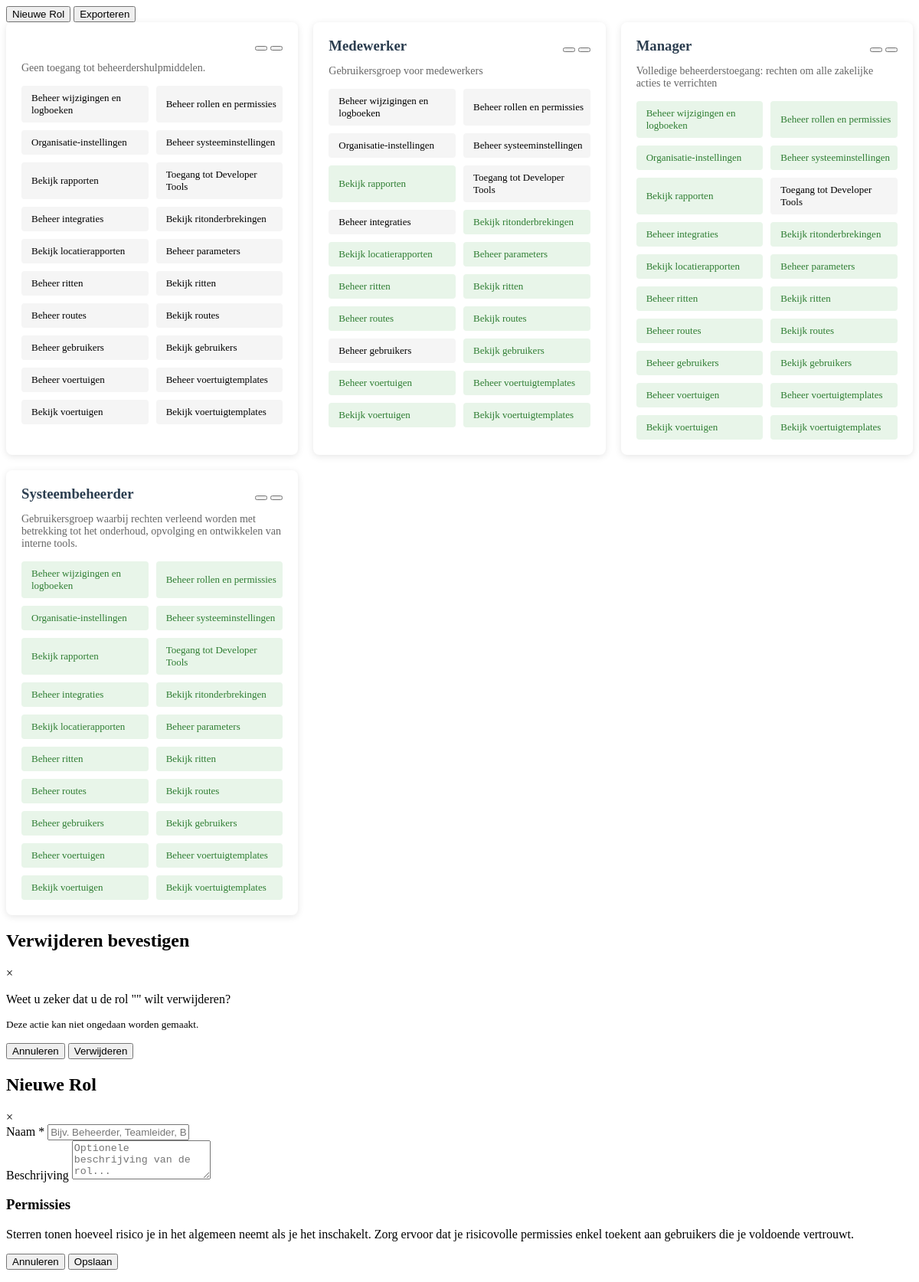
The app's page /src/tabs/user_groups.php with its own data.
### tables this page shows
CREATE TABLE `user_groups` (
  `id` int(11) NOT NULL,
  `name` varchar(255) NOT NULL,
  `description` varchar(2500) NOT NULL,
  `is_active` tinyint(1) DEFAULT 1,
  `created_at` timestamp NOT NULL DEFAULT current_timestamp(),
  `updated_at` timestamp NOT NULL DEFAULT current_timestamp() ON UPDATE current_timestamp()
);

CREATE TABLE `permissions` (
  `id` int(11) NOT NULL,
  `name` varchar(255) NOT NULL,
  `description` varchar(1000) DEFAULT NULL,
  `category` varchar(255) NOT NULL,
  `risk_grade` tinyint(4) NOT NULL,
  `created_at` timestamp NOT NULL DEFAULT current_timestamp(),
  `updated_at` timestamp NOT NULL DEFAULT current_timestamp() ON UPDATE current_timestamp()
);

### src/Core/Controller.php (called while the page is built, shortened)
<?php
abstract class Controller
{
    protected $modelClass;
    protected string $mode = self::PRIMARY_MODE;
    public function __construct($mode = self::PRIMARY_MODE)
    {
        $this->mode = strtolower($mode);
        if (!$this->modelClass) {
            $controllerName = (new \ReflectionClass($this))->getShortName();
            $modelName = str_replace('Controller', '', $controllerName);
            $this->modelClass = "App\\Models\\{$modelName}";
        }
    }
    protected function index($filters = [], $search = '', $page = 1, $limit = 50000)
    {
        try {
            if ($this->mode === self::PRIMARY_MODE) {
                $filters = json_decode(Request::get('filters', "{}"));
                $search = Request::get('search', '');
                $page = (int)Request::get('page', 1);
                $limit = (int)Request::get('limit', 20);
            }
            $model = $this->getModel();
            $result = $model::getPaginated($search, $page, $limit, $filters);
            return $this->success('Data opgehaald', $result);
        } catch (\Exception $e) {
            return $this->error('Fout bij ophalen data: ' . $e->getMessage());
        }
    }
    protected function getModel()
    {
        return $this->modelClass;
    }
    protected function success($message = 'Success', $data = null, $status = 200)
    {
        return $this->formatResponse([
            'success' => true,
            'message' => $message,
            'data'    => $data
        ], $status);
    }
    protected function formatResponse(array $payload, int $status = 200)
    {
        return $payload;
    }
}

### src/Core/Hook.php (called while the page is built, shortened)
<?php
class Hook
{
    private static array $hooks = [];
    public static function register(string $className, string $methodName, callable $callback, string $type = self::BEFORE, int $priority = 10): void
    {
        $key = self::buildKey($className, $methodName, $type);
        if (!isset(self::$hooks[$key])) {
            self::$hooks[$key] = [];
        }
        self::$hooks[$key][] = [
            'callback' => $callback,
            'priority' => $priority
        ];
        usort(self::$hooks[$key], function ($a, $b) {
            return $a['priority'] <=> $b['priority'];
        });
    }
    public static function execute(string $className, string $methodName, string $type, array $args = []): bool
    {
        $key = self::buildKey($className, $methodName, $type);
        if (!isset(self::$hooks[$key])) {
            return true;
        }
        return true;
    }
    private static function buildKey(string $className, string $methodName, string $type): string
    {
        return "{$className}::{$methodName}::{$type}";
    }
}

### src/Core/Hookable.php (called while the page is built, shortened)
<?php
trait Hookable
{
    public function __call($method, $args)
    {
        $className = get_class($this);
        $methodExists = method_exists($this, $method);
        $parentClass = get_parent_class($this);
        $parentHasMethod = $parentClass && method_exists($parentClass, $method);
        $beforeResult = Hook::execute($className, $method, Hook::BEFORE, $args);
        $reflectionMethod = new \ReflectionMethod($parentHasMethod ? $parentClass : $className, $method);
        $reflectionMethod->setAccessible(true);
        $result = $reflectionMethod->invokeArgs($this, $args);
        return $result;
    }
}

### src/Core/Request.php (called while the page is built, shortened)
<?php
class Request
{
    public static function get(string $key, $default = null)
    {
        return $_GET[$key] ?? $default;
    }
    public static function isAjaxRequest(): bool
    {
        return false;
    }
}

### src/Models/UserGroup.php (called while the page is built, shortened)
<?php
class UserGroup extends Model
{
    public static function getDashboardStats()
    {
        $db = Database::getConnection();
        $sql = "SELECT
    (SELECT COUNT(*) FROM user_groups) AS user_groups_count,
    (SELECT COUNT(*) FROM user_groups WHERE is_active = 1) AS active_user_groups_count
";
        $stmt = $db->prepare($sql);
        $stmt->execute();
        return $stmt->fetch(\PDO::FETCH_OBJ);
    }
}

### src/Core/Model.php (called while the page is built, shortened)
<?php
abstract class Model
{
    protected static $table;
    protected $primaryKey = 'id';
    protected $attributes = [];
    protected $fillable = [];
    public static function getPaginated($search = '', $page = 1, $limit = 20, $filters = [])
    {
        $db = Database::getConnection();
        $offset = ($page - 1) * $limit;
        $table = static::$table;
        $query = "SELECT * FROM {$table}";
        $params = [];
        $countQuery = "SELECT COUNT(*) as total FROM (" . str_replace("SELECT *", "SELECT 1", $query) . ") as count_table";
        $countStmt = $db->prepare($countQuery);
        $countStmt->execute($params);
        $total = (int)$countStmt->fetch()['total'];
        $query .= " ORDER BY created_at DESC LIMIT ? OFFSET ?";
        $params[] = $limit;
        $params[] = $offset;
        $stmt = $db->prepare($query);
        $stmt->execute($params);
        $data = $stmt->fetchAll(PDO::FETCH_ASSOC);
        $results = [];
        foreach ($data as $row) {
            $model = new static($row);
            $model->exists = true;
            $results[] = $model->toArray();
        }
        return [
            'records' => $results,
            'total' => $total,
            'page' => $page,
            'limit' => $limit,
            'totalPages' => ceil($total / $limit),
            'search' => $search,
            'stats' => static::getDashboardStats(),
        ];
    }
    public function fill(array $attributes)
    {
        foreach ($attributes as $key => $value) {
            if ($key === $this->primaryKey || in_array($key, $this->fillable) || empty($this->fillable)) {
                $currentValue = $this->attributes[$key] ?? null;
                if ($currentValue !== $value) {
                    $this->attributes[$key] = $value;
                }
            }
        }
    }
    public function toArray()
    {
        $array = $this->attributes;
        return $array;
    }
}

### src/Core/Database.php (called while the page is built, shortened)
<?php
class Database
{
    private static ?PDO $connection = null;
    public static function getConnection(): PDO
    {
        if (self::$connection === null) {
            try {
                $host = Config::get('DB_HOST');
                $db = Config::get('DB_DATABASE');
                $user = Config::get('DB_USERNAME');
                $pass = Config::get('DB_PASSWORD');
                $charset = 'utf8mb4';
                $dsn = "mysql:host=$host;dbname=$db;charset=$charset";
                $options = [
                    PDO::ATTR_ERRMODE            => PDO::ERRMODE_EXCEPTION,
                    PDO::ATTR_DEFAULT_FETCH_MODE => PDO::FETCH_ASSOC,
                    PDO::ATTR_EMULATE_PREPARES   => false,
                ];
                self::$connection = new PDO($dsn, $user, $pass, $options);
            } catch (PDOException $e) {
                throw new Exception('Verbinding met database mislukt: ' . $e->getMessage());
            }
        }
        return self::$connection;
    }
}

### src/Models/Permissions.php (called while the page is built, shortened)
<?php
class Permissions extends Model
{
    public function getAllPermissions()
    {
        $stmt = Database::getConnection()->prepare("SELECT * FROM permissions ORDER BY category, name");
        $stmt->execute();
        return $stmt->fetchAll();
    }
    public function getGroupPermissions(int $user_group_id)
    {
        $stmt = Database::getConnection()->prepare("SELECT p.*, rp.value
                              FROM permissions p
                              LEFT JOIN user_group_permissions rp ON rp.permission_id = p.id AND rp.group_id = ?
                              ORDER BY p.category, p.name");
        $stmt->execute([$user_group_id]);
        return $stmt->fetchAll();
    }
}

### src/tabs/user_groups.php (the view, shortened to what this page needs)
<?php
$controller = new UserGroupController();
$index = $controller->index();
$data = $index["data"];
$userGroups = $data['records'] ?? [];
$permissionsModel = new Permissions();
$allPermissions = $permissionsModel->getAllPermissions();
?>
<div class="tab-content">
    <div class="tab-header">
        <div class="tab-actions">
            <button class="btn btn-success" onclick="openCreateModal()">
                <i class="fa fa-plus"></i> Nieuwe Rol
            </button>
            <button class="btn btn-info" onclick="exportGroups()">
                <i class="fas fa-download"></i> Exporteren
            </button>
        </div>
    </div>
    <div class="roles-container">
        <?php foreach ($userGroups as $userGroup):
            $userGroupPermissions = $permissionsModel->getGroupPermissions($userGroup['id']);
        ?>
            <div class="role-card">
                <div class="role-header">
                    <h3><?= htmlspecialchars($userGroup['name']) ?></h3>
                    <div class="role-actions">
                        <button onclick="editGroup(<?= $userGroup['id'] ?>)" class="btn btn-sm btn-info">
                        </button>
                        <button onclick="confirmDelete(<?= $userGroup['id'] ?>, '<?= htmlspecialchars($userGroup['name']) ?>')" class="btn btn-sm btn-danger">
                        </button>
                    </div>
                </div>
                <p class="role-description"><?= htmlspecialchars($userGroup['description']) ?></p>
                <div class="permissions-grid">
                    <?php foreach ($allPermissions as $perm):
                        $hasPerm = false;
                        foreach ($userGroupPermissions as $rp) {
                            if ($rp['id'] == $perm['id'] && $rp['value'] == 1) {
                                $hasPerm = true;
                                break;
                            }
                        }
                    ?>
                        <div class="permission-item <?= $hasPerm ? 'has-permission' : '' ?>">
                            <span><?= htmlspecialchars($perm['description']) ?></span>
                        </div>
                    <?php endforeach; ?>
                </div>
            </div>
        <?php endforeach; ?>
    </div>
    <div id="deleteModal" class="modal">
        <div class="modal-content">
            <div class="modal-header">
                <h2><i class="fas fa-exclamation-triangle text-danger"></i> Verwijderen bevestigen</h2>
                <span class="close" onclick="closeDeleteModal()">&times;</span>
            </div>
            <div class="modal-body">
                <p>Weet u zeker dat u de rol "<strong id="deleteGroupName"></strong>" wilt verwijderen?</p>
                <p class="text-danger"><small><i class="fas fa-info-circle"></i> Deze actie kan niet ongedaan worden gemaakt.</small></p>
            </div>
            <div class="modal-footer">
                <button type="button" class="btn btn-secondary" onclick="closeDeleteModal()">
                    <i class="fas fa-times"></i> Annuleren
                </button>
                <button type="button" class="btn btn-danger" onclick="deleteGroup()">
                    <i class="fas fa-trash"></i> Verwijderen
                </button>
            </div>
        </div>
    </div>
    <div id="groupModal" class="modal">
        <div class="modal-content">
            <div class="modal-header">
                <h2 id="modalTitle"><i class="fas fa-user-shield"></i> Nieuwe Rol</h2>
                <span class="close" onclick="closeModal()">&times;</span>
            </div>
            <form id="groupForm">
                <div class="modal-body">
                    <div class="form-row">
                        <div class="form-group">
                            <label for="name"><i class="fas fa-tag"></i> Naam *</label>
                            <input type="text" id="name" name="name" required maxlength="255"
                                placeholder="Bijv. Beheerder, Teamleider, Bediende...">
                        </div>
                    </div>
                    <div class="form-group">
                        <label for="description"><i class="fas fa-align-left"></i> Beschrijving</label>
                        <textarea id="description" name="description" rows="3" maxlength="1000"
                            placeholder="Optionele beschrijving van de rol..."></textarea>
                    </div>
                    <div class="form-group">
                        <h3><i class="fa fa-cog"></i> Permissies</h3>
                        <p>Sterren tonen hoeveel risico je in het algemeen neemt als je het inschakelt. Zorg ervoor dat je risicovolle permissies enkel toekent aan gebruikers die je voldoende vertrouwt.</p>
                    </div>
                </div>
                <div class="modal-footer">
                    <button type="button" class="btn btn-secondary" onclick="closeModal()">
                        <i class="fas fa-times"></i> Annuleren
                    </button>
                    <button type="submit" class="btn btn-primary" id="submitBtn" onclick="handleFormSubmit(event)">
                        <i class="fas fa-save"></i> Opslaan
                    </button>
                </div>
            </form>
        </div>
    </div>
</div>

### src/tabs/user_groups.php (style rules this page uses)
.roles-container { display: grid; grid-template-columns: repeat(auto-fill, minmax(350px, 1fr)); gap: 20px; }
.role-card { background: white; border-radius: 8px; padding: 20px; box-shadow: 0 2px 10px rgba(0, 0, 0, 0.1); }
.role-header { display: flex; justify-content: space-between; align-items: center; margin-bottom: 10px; }
.role-header h3 { margin: 0; color: #2c3e50; }
.role-description { color: #666; margin-bottom: 15px; font-size: 14px; }
.permissions-grid { display: grid; grid-template-columns: repeat(auto-fill, minmax(150px, 1fr)); gap: 10px; }
.permission-item { padding: 8px; border-radius: 4px; background: #f5f5f5; font-size: 13px; display: flex; align-items: center; gap: 5px; }
.permission-item.has-permission { background: #e8f5e9; color: #2e7d32; }

### records on screen
user_groups: description "Geen toegang tot beheerdershulpmiddelen."
permissions: description "Beheer wijzigingen en logboeken"
permissions: description "Beheer rollen en permissies"
permissions: description "Organisatie-instellingen"
permissions: description "Beheer systeeminstellingen"
permissions: description "Bekijk rapporten"
permissions: description "Toegang tot Developer Tools"
permissions: description "Beheer integraties"
permissions: description "Bekijk ritonderbrekingen"
permissions: description "Bekijk locatierapporten"
permissions: description "Beheer parameters"
permissions: description "Beheer ritten"
permissions: description "Bekijk ritten"
permissions: description "Beheer routes"
permissions: description "Bekijk routes"
permissions: description "Beheer gebruikers"
permissions: description "Bekijk gebruikers"
permissions: description "Beheer voertuigen"
permissions: description "Beheer voertuigtemplates"
permissions: description "Bekijk voertuigen"
permissions: description "Bekijk voertuigtemplates"
user_groups: name "Medewerker", description "Gebruikersgroep voor medewerkers"
user_groups: name "Manager", description "Volledige beheerderstoegang: rechten om alle zakelijke acties te verrichten"
user_groups: name "Systeembeheerder", description "Gebruikersgroep waarbij rechten verleend worden met betrekking tot het onderhoud, opvolging en ontwikkelen van interne tools."
